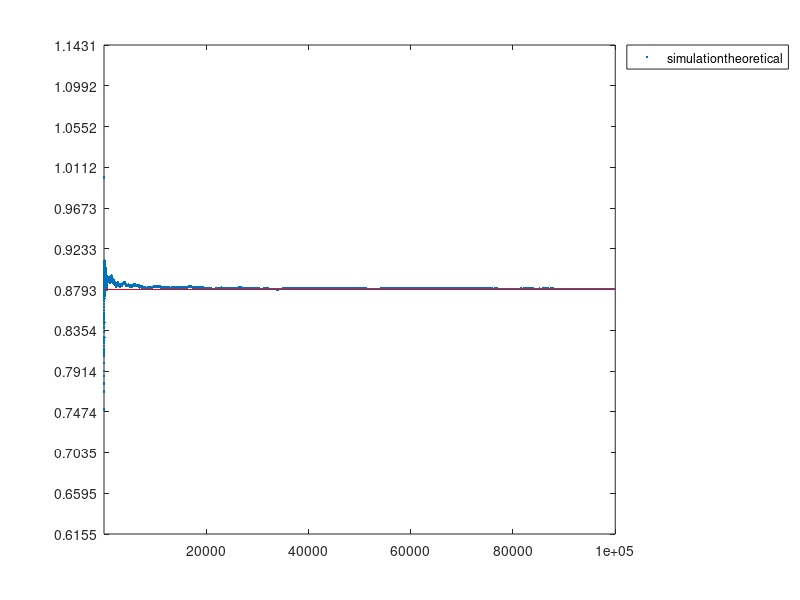

Source code (MATLAB): (Note: this script raises an error after producing the figure.)
% exercise 4.8, two ships, none of them waits

clc; clear; clf;

% exact computation

% by hand, favourable area / total area = (23^2/2 + 22^2/2)/24^2
p_hand=(23^2/2 + 22^2/2)/24^2;

% approximate computation
% by simulation:
N=100000;

% the arrivals
A=24*rand(1,N);
B=24*rand(1,N);
sim=cumsum((A+1<B) | (B+2<A)) ./ (1:N);
plot(1:N, sim, ".", [1,N],[p_hand, p_hand],"r");
axis([1,N,0.7*p_hand, 1.3*p_hand]);
yt=(0.7:0.05:1.3)*p_hand;
yticks(yt);

legend(["simulation", "theoretical"],"Location","northeastoutside");
text(N,p_hand,"  p="+strip(string(rats(p_hand))));
title(sprintf("exercise 4.8\n two ships, none of them waits"));

